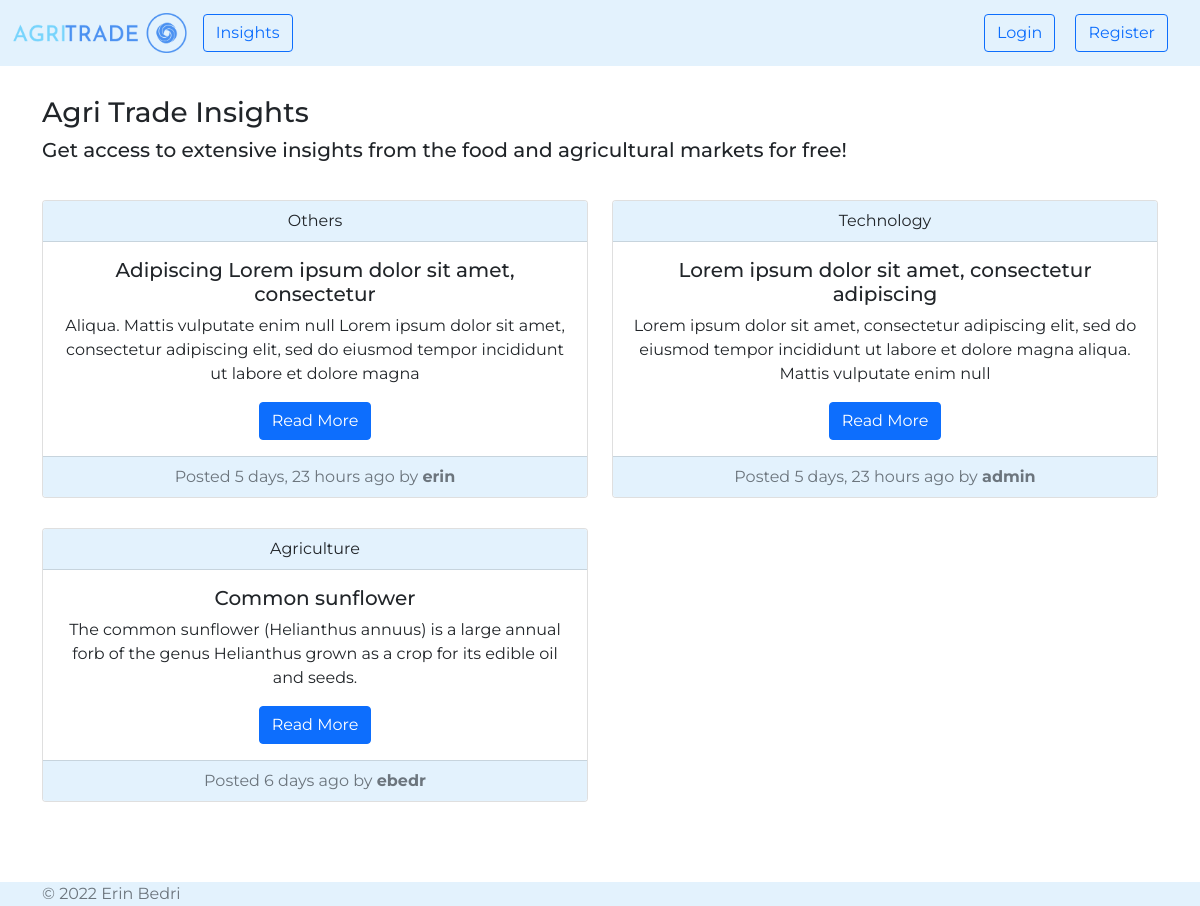
The app's page /posts/all/ with its own data.
### agri_trade/posts/models.py (models this page shows, shortened)
class Post(models.Model):
    TITLE_MAX_LEN = 50
    SUBTITLE_MAX_LEN = 150
    TOPIC_CHOICES = (
        ('Agriculture', 'Agriculture'),
        ('Markets', 'Markets'),
        ('Technology', 'Technology'),
        ('Others', 'Others'),
    )
    TOPIC_MAX_LEN = max([len(topic[1]) for topic in TOPIC_CHOICES])
    author = models.ForeignKey(
        UserModel,
        on_delete=CASCADE,
        related_name='posts',
    )
    title = models.CharField(
        max_length=TITLE_MAX_LEN,
    )
    subtitle = models.CharField(
        max_length=SUBTITLE_MAX_LEN,
        blank=True,
        null=True,
    )
    topic = models.CharField(
        max_length=TOPIC_MAX_LEN,
        choices=TOPIC_CHOICES,
    )
    body = RichTextField()
    created_on = models.DateTimeField(
        auto_now_add=True,
    )
    updated_on = models.DateTimeField(
        auto_now=True
    )
    class Meta:
        ordering = ['-created_on']

### agri_trade/posts/views.py (the view)
# urls.py: path('all/', views.show_posts, name='show posts'),
def show_posts(request):
    posts = Post.objects.all()
    context = {
        'posts': posts,
    }
    return render(request, 'posts/show_posts.html', context)

### agri_trade/posts/templates/posts/show_posts.html
{% extends 'web/base.html' %}
{% block content %}
    <div class="container" style="margin-top: 30px; margin-bottom: 50px">
        <div class="row justify-content-md-center">
            <h3>Agri Trade Insights</h3>
            <h5>Get access to extensive insights from the food and agricultural markets for free!</h5>
            <div class="container" style="margin-top: 30px">
                <div class="row">
                    {% if not posts %}
                        <h3>There are no posts published yet! Come again later.</h3>
                    {% else %}
                        {% for post in posts %}
                            <div class="col-sm-6" style="margin-bottom: 30px">
                                <div class="card text-center">
                                    <div class="card-header" style="background-color: #e3f2fd;">{{ post.topic }}</div>
                                    <div class="card-body">
                                        <h5 class="card-title">{{ post.title }}</h5>
                                        <p class="card-text">{{ post.subtitle }}</p>
                                        <a href="{% url 'posts:show post' post.id %}" class="btn btn-primary">Read More</a>
                                    </div>
                                    <div class="card-footer text-muted" style="background-color: #e3f2fd;">
                                        Posted {{ post.created_on|timesince }} ago by <b>{{ post.author }}</b>
                                    </div>
                                </div>
                            </div>
                        {% endfor %}
                        </div>
                    {% endif %}
            </div>
        </div>
    </div>
{% endblock %}

### static/css/style.css (style rules this page uses)
body { font-family: 'Montserrat', sans-serif !important; }

### records on screen
Post: topic "Others", title "Adipiscing Lorem ipsum dolor sit amet, consectetur", subtitle "Aliqua. Mattis vulputate enim null Lorem ipsum dolor sit amet, consectetur adipiscing elit, sed do eiusmod tempor incididunt ut labore et dolore magna", created_on "5 days, 23 hours", author "erin"
Post: topic "Technology", title "Lorem ipsum dolor sit amet, consectetur adipiscing", subtitle "Lorem ipsum dolor sit amet, consectetur adipiscing elit, sed do eiusmod tempor incididunt ut labore et dolore magna aliqua. Mattis vulputate enim null", created_on "5 days, 23 hours", author "admin"
Post: topic "Agriculture", title "Common sunflower", subtitle "The common sunflower (Helianthus annuus) is a large annual forb of the genus Helianthus grown as a crop for its edible oil and seeds.", created_on "6 days", author "ebedr"
